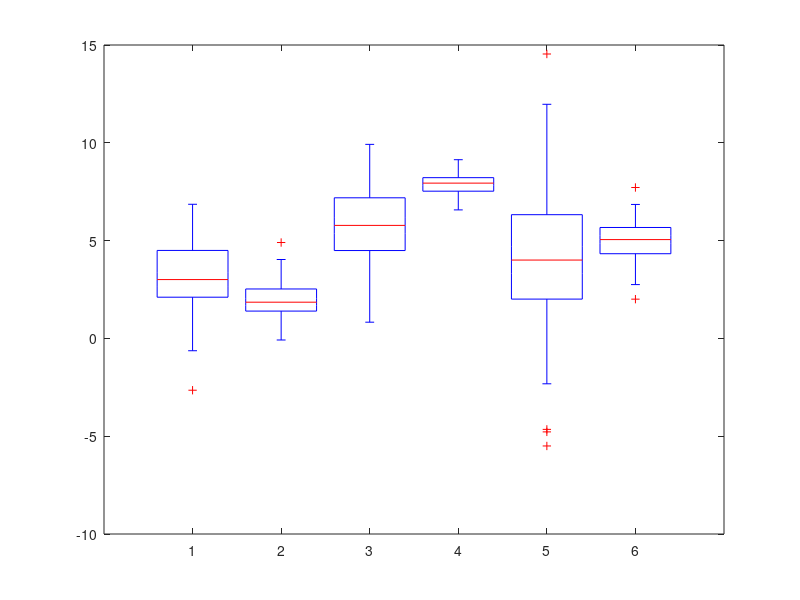
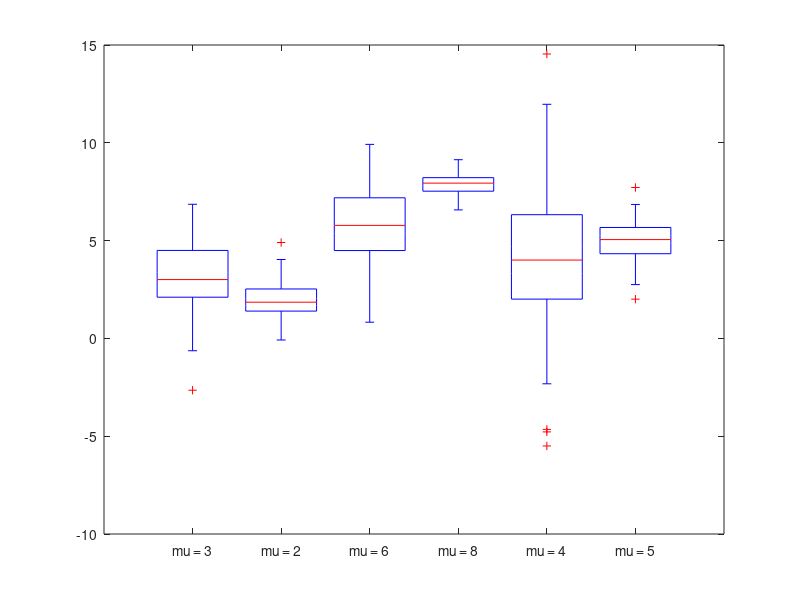
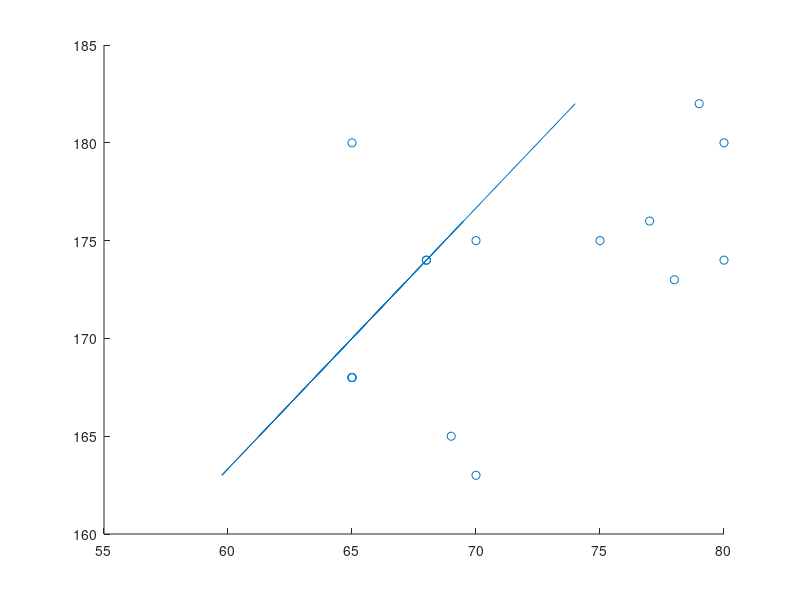
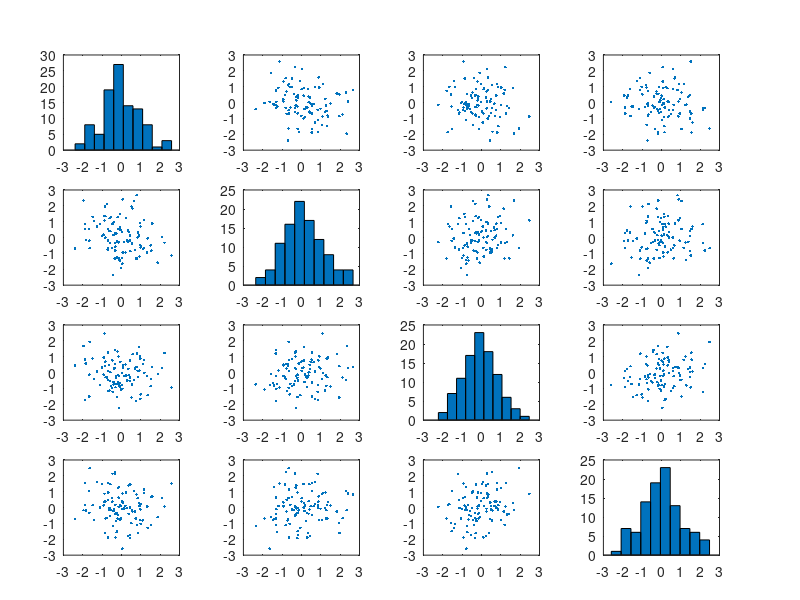

The MATLAB source for these figures, in order:
clear;
clc;

%%%%%%%%%%%%%%%%%%% box pllots 


r=normrnd(3,1,100,1);
data1=normrnd(3,2,100,1);
data2=normrnd(2,1,100,1);
data3=normrnd(6,2,100,1);
data4=normrnd(8,0.5,100,1);
data5=normrnd(4,4,100,1);
data6=normrnd(5,1,100,1);
data=[data1 data2 data3 data4 data5 data6];
boxplot(data);

figure
boxplot(data,'Labels',{'mu = 3','mu = 2','mu = 6','mu = 8','mu = 4','mu = 5'});

vect1=normrnd(4,2,100,1);
vect2=normrnd(7,0.5,100,1);
figure
boxplot([vect1,vect2],'Notch','on','Labels',{'mu= 4','mu = 7'});
title('Comparison between two distributions');

%%%%%%%%%%%%%%%%%%%%%%%%%%%% scatter plot

Height = [168 168 168 173 163 174 174 174 175 175 176 165 180 180 182];
Weight = [65 65 65 78 70 68 68 80 70 75 77 69 80 65 79];
scatter(Weight,Height);
IdealWeight=Height-100-[(Height-150)/4];
hold on
plot(IdealWeight,Height);


%%%%%%%%%%%%%%%%%%%%%%%
figure;
RandomMatrix = randn(100,4);
plotmatrix(RandomMatrix);






